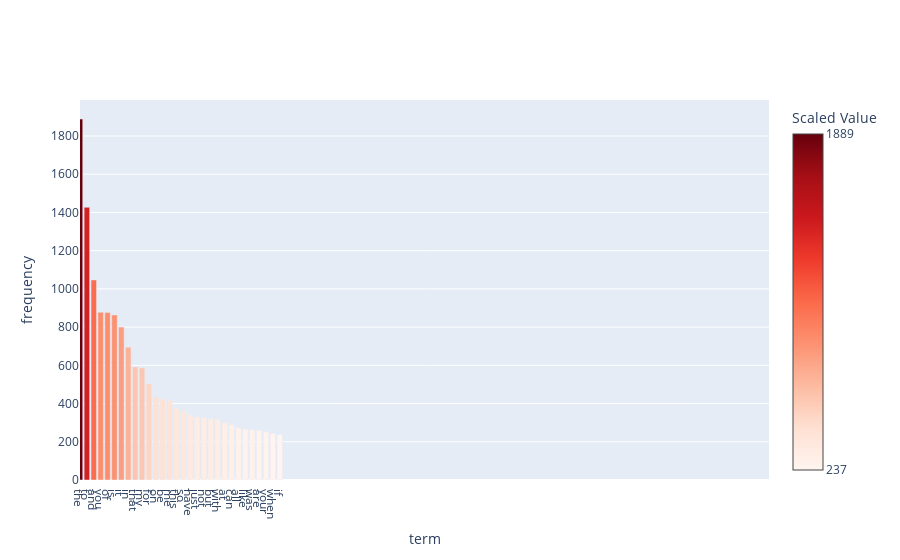

This figure's notebook cell:
### Code cell
term_frequencies = np.asarray(word_counts.sum(axis=0))[0]
top_30_indices = term_frequencies.argsort()[::-1][:30]
top_30_words = [count_vect.get_feature_names_out()[i] for i in top_30_indices]
print(top_30_words)

x=top_30_words
y=term_frequencies[top_30_indices]
# fig = px.bar(x=x, y=y)
fig = go.Figure()
fig.add_trace(go.Bar(x=x, y=y,
                    marker=dict(
                    color=y,
                    colorscale='Reds', 
                    colorbar=dict(title='Scaled Value', tickvals=[min(y), max(y)]) 
                )))


# Create a layout for the chart
fig.update_xaxes(
    title_text="term",
    fixedrange=False,
    range=[0, 100],
    constrain="domain",
    tickmode='array',  # Set tickmode to 'array' to use an array of tickvals
    tickvals=list(range(len(top_30_words))),  # Set tickvals to the range of x-values
    ticktext=x,  # Set ticktext to the x-labels
    autorange=False, showline=True
)

fig.update_yaxes(
    title_text="frequency",
    fixedrange=True
)
fig.update_layout(hovermode="x")

### Figure 1 — Plotly figure (JSON) as saved in the notebook; plotly's stock layout.template omitted (floating-point values rounded to 4 significant figures)
{"data": [{"marker": {"color": [1889, 1427, 1047, 878, 876, 864, 800, 695, 592, 587, 503, 436, 423, 416, 374, 362, 342, 330, 327, 319, 317, 299, 289, 273, 267, 262, 260, 253, 243, 237], "colorbar": {"tickvals": [237, 1889], "title": {"text": "Scaled Value"}}, "colorscale": [[0, "rgb(255,245,240)"], [0.125, "rgb(254,224,210)"], [0.25, "rgb(252,187,161)"], [0.375, "rgb(252,146,114)"], [0.5, "rgb(251,106,74)"], [0.625, "rgb(239,59,44)"], [0.75, "rgb(203,24,29)"], [0.875, "rgb(165,15,21)"], [1, "rgb(103,0,13)"]]}, "type": "bar", "x": ["the", "to", "and", "you", "of", "is", "it", "in", "that", "my", "for", "on", "be", "me", "this", "so", "have", "just", "not", "but", "with", "at", "can", "all", "like", "was", "are", "your", "when", "if"], "y": [1889, 1427, 1047, 878, 876, 864, 800, 695, 592, 587, 503, 436, 423, 416, 374, 362, 342, 330, 327, 319, 317, 299, 289, 273, 267, 262, 260, 253, 243, 237]}], "layout": {"hovermode": "x", "xaxis": {"autorange": false, "constrain": "domain", "fixedrange": false, "range": [0, 100], "showline": true, "tickmode": "array", "ticktext": ["the", "to", "and", "you", "of", "is", "it", "in", "that", "my", "for", "on", "be", "me", "this", "so", "have", "just", "not", "but", "with", "at", "can", "all", "like", "was", "are", "your", "when", "if"], "tickvals": [0, 1, 2, 3, 4, 5, 6, 7, 8, 9, 10, 11, 12, 13, 14, 15, 16, 17, 18, 19, 20, 21, 22, 23, 24, 25, 26, 27, 28, 29], "title": {"text": "term"}}, "yaxis": {"fixedrange": true, "title": {"text": "frequency"}}}}
